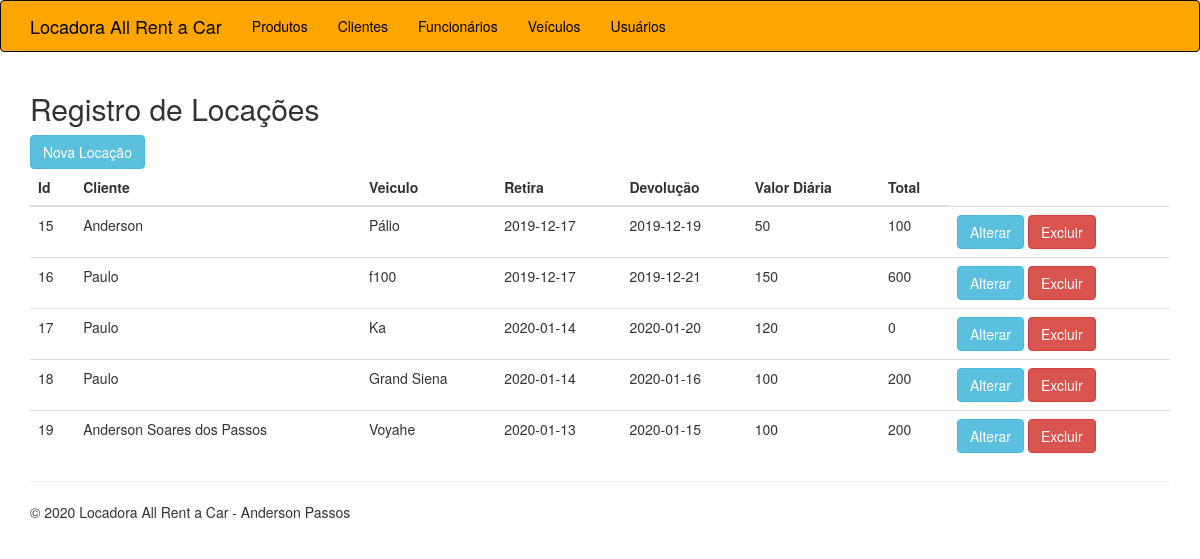
The page /locacao.php on the database its author committed.
### tables this page shows
CREATE TABLE `tb_locacao` (
  `id` int(11) NOT NULL,
  `cliente` varchar(30) NOT NULL,
  `veiculo` varchar(30) NOT NULL,
  `retira` date NOT NULL,
  `devolucao` date NOT NULL,
  `preco` double NOT NULL,
  `total` double NOT NULL
);

### classes/Locacao.php (called while the page is built, shortened)
<?php
class Locacao{
    public function listar(){
        $query = "SELECT id, cliente, veiculo, retira, devolucao, preco, total FROM tb_locacao";
        $conexao = new PDO("mysql:host=127.0.0.1;dbname=banco","root","");
        $resultado = $conexao->query($query);
        $lista = $resultado->fetchAll();
        return $lista;
    }
}

### locacao.php (the view)
<?php
require_once 'cabecalho.php';
require_once 'classes/Locacao.php';
$locacoes = new Locacao();
$lista = $locacoes->listar()
 ?>
<h2>Registro de Locações</h2>
<a href="locacao-criar.php" class="btn btn-info">Nova Locação</a>
<table class="table">
    <thead>
    <tr>
        <th>Id</th>
        <th>Cliente</th>
        <th>Veiculo</th>
        <th>Retira</th>
        <th>Devolução</th>
        <th>Valor Diária</th>
        <th>Total</th>
        </tr>
    </thead>
    <tbody>
            <?php foreach($lista as $linha){ ?>
            <tr>
                <td><?php echo $linha['id'];?></td>
                <td><?php echo $linha['cliente'];?></td>
                <td><?php echo $linha['veiculo'];?></td>
                <td><?php echo $linha['retira'];?></td>
                <td><?php echo $linha['devolucao'];?></td>
                <td><?php echo $linha['preco'];?></td>
                <td><?php echo $linha['total'];?></td>
                <td>
                    <a href="locacao-editar.php?CODIGO=<?php echo $linha['id'];?>" class="btn btn-info">  Alterar </a>
                    <a href="locacao-excluir.php?CODIGO=<?php echo $linha['id'];?>" class ="btn btn-danger"> Excluir </a>
                </td>
            </tr>
    <?php }?>
    </tbody>
</table>
<?php require_once 'rodape.php' ?>

### rows shown on the page
tb_locacao: id "15", cliente "Anderson", veiculo "Pálio", retira "2019-12-17", devolucao "2019-12-19", preco "50", total "100"
tb_locacao: id "16", cliente "Paulo", veiculo "f100", retira "2019-12-17", devolucao "2019-12-21", preco "150", total "600"
tb_locacao: id "17", cliente "Paulo", veiculo "Ka", retira "2020-01-14", devolucao "2020-01-20", preco "120", total "0"
tb_locacao: id "18", cliente "Paulo", veiculo "Grand Siena", retira "2020-01-14", devolucao "2020-01-16", preco "100", total "200"
tb_locacao: id "19", cliente "Anderson Soares dos Passos", veiculo "Voyahe", retira "2020-01-13", devolucao "2020-01-15", preco "100", total "200"
